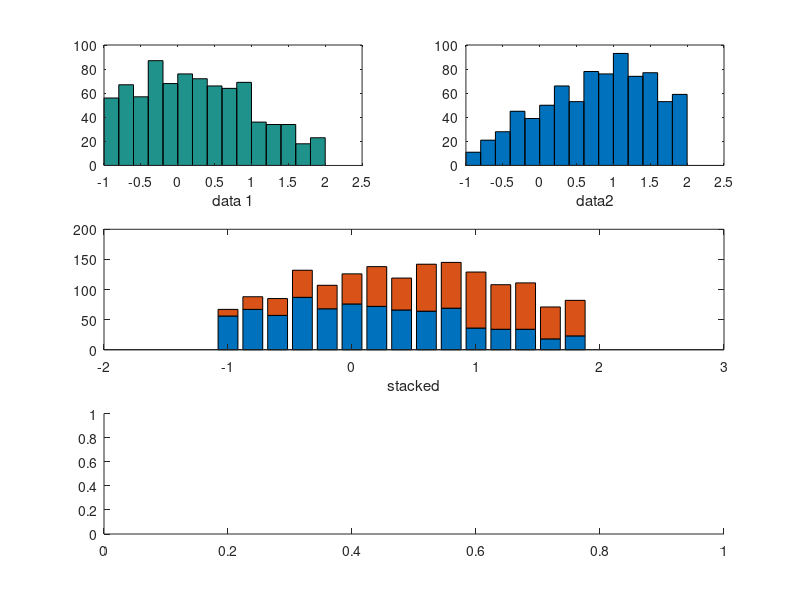

The MATLAB source for this figure: (Note: this script raises an error after producing the figure.)
% BAR_HISTC_TEST Test bar_histc.m

x = randn(1000,1);
y = randn(1000,1)+1; % shift by 1

edges = -1:0.2:2;

histdata = histc([x y],edges);

subplot(3,2,1)
bar(edges,histdata(:,1),'histc');
xlabel('data 1');

subplot(3,2,2)
bar(edges+0.1,histdata(:,2),1);
xlabel('data2');

subplot(3,2,[3,4])
bar(edges,histdata,'stacked');
xlabel('stacked');


subplot(3,2,[5,6]);
bar_histc(edges,histdata,0.9);
xlabel('bar\_histc: the bars are at the correct positions');